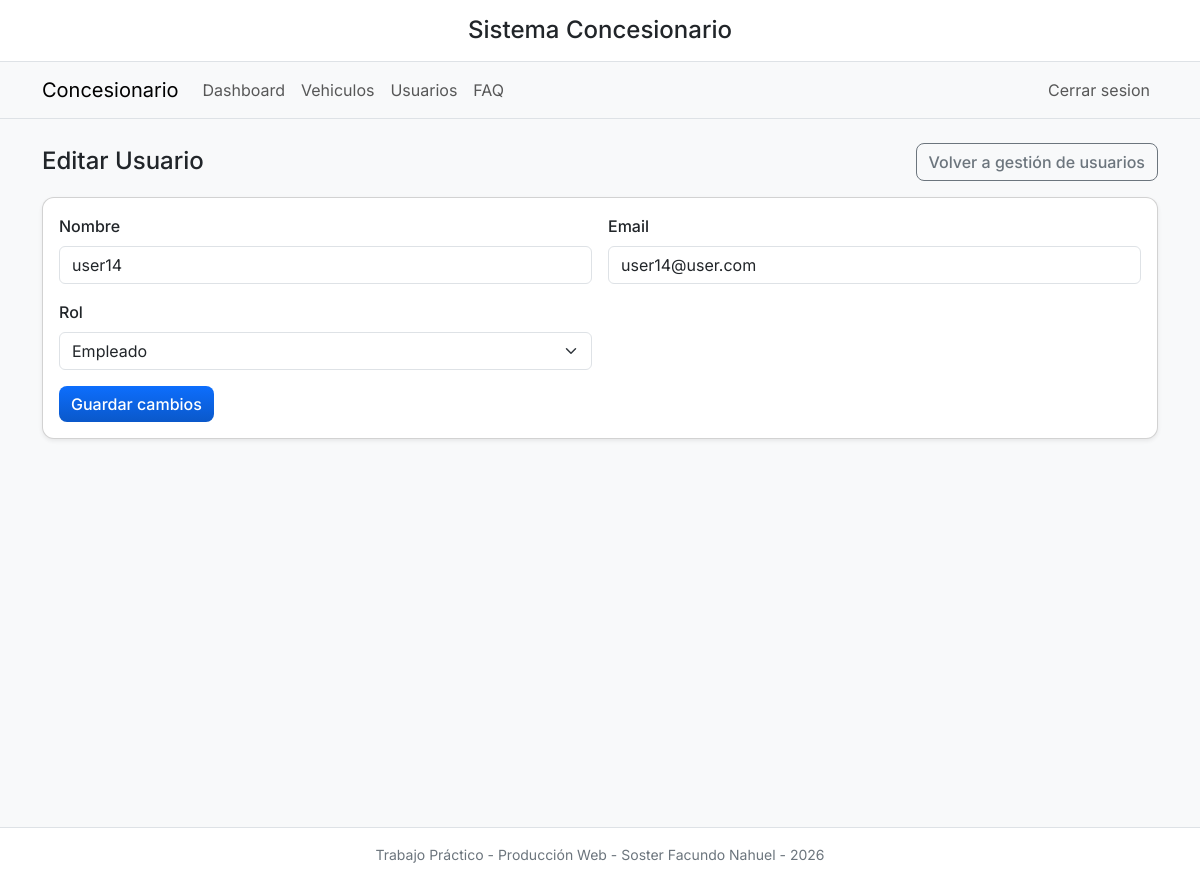
Page /index.php?controller=users&action=edit&id=18 (signed in) on the committed database.
### tables this page shows
CREATE TABLE `users` (
  `id` int(10) UNSIGNED NOT NULL,
  `name` varchar(100) NOT NULL,
  `email` varchar(150) NOT NULL,
  `password` varchar(255) NOT NULL,
  `role` enum('employee','admin') NOT NULL DEFAULT 'employee',
  `created_at` timestamp NOT NULL DEFAULT current_timestamp()
);

### core/Controller.php (called while the page is built, shortened)
<?php
class Controller {
    protected function render(string $view, array $data = []): void {
        $layoutFile = __DIR__ . '/../src/Views/layout/base.php';
        require $layoutFile;
    }
}

### src/Controllers/UserController.php (called while the page is built, shortened)
<?php
require_once __DIR__ . '/../../core/Controller.php';
require_once __DIR__ . '/../Repositories/user_repository.php';
class UserController extends Controller {
    private UserRepository $repo;
    public function __construct() {
        $this->repo = new UserRepository();
    }
    public function edit(): void {
        try {
            $id = (int)($_GET['id'] ?? 0);
            $user = $this->repo->findById($id);
            $this->render('users/edit', [
                'pageTitle' => 'Editar Usuario - Concesionario',
                'user' => $user,
                'error' => Flash::get('error') ?? '',
            ]);
        } catch (AuthException $e) {
            Logger::error('Intento de acceso no autorizado para editar usuario', ['user_id' => Auth::userId()]);
            http_response_code(403);
            echo 'Acceso denegado: ' . htmlspecialchars($e->getMessage());
        }
    }
}

### config/database.php (called while the page is built, shortened)
<?php
class Database {
    private static $instance = null;
    private $host = "localhost";
    private $db_name = "concesionario";
    private $username = "root";
    private $password = "";
    private function __construct() {
        try {
            $this->conn = new PDO(
                "mysql:host=" . $this->host . ";dbname=" . $this->db_name . ";charset=utf8",
                $this->username,
                $this->password,
                [
                    PDO::ATTR_ERRMODE => PDO::ERRMODE_EXCEPTION,
                    PDO::ATTR_DEFAULT_FETCH_MODE => PDO::FETCH_ASSOC
                ]
            );
        } catch(PDOException $e) {
            die("Error de conexión: " . $e->getMessage());
        }
    }
    public static function getConnection() {
        if (self::$instance === null) {
            self::$instance = new self();
        }
        return self::$instance->conn;
    }
}

### src/Repositories/user_repository.php (called while the page is built, shortened)
<?php
require_once __DIR__ . '/../../config/database.php';
class UserRepository {
    private PDO $db;
    public function __construct() {
        $this->db = Database::getConnection();
    }
    public function findById(int $id): ?array {
        try {
            $stmt = $this->db->prepare('SELECT id, name, email, role FROM users WHERE id = :id LIMIT 1');
            $stmt->execute([':id' => $id]);
            $row = $stmt->fetch(PDO::FETCH_ASSOC);
            return $row ?: null;
        } catch (PDOException $e) {
            Logger::error('Error SQL en findById(User)', [
                'method' => __METHOD__,
                'id' => $id,
                'exception' => $e->getMessage(),
            ]);
            throw new RepositoryException('No se pudo consultar el usuario por id.', 0, $e);
        }
    }
}

### src/Views/users/edit.php (the view, shortened to what this page needs)
<div class="d-flex flex-wrap justify-content-between align-items-center gap-2 mb-3">
    <h2 class="h4 mb-0">Editar Usuario</h2>
    <a class="btn btn-outline-secondary" href="index.php?controller=users&amp;action=index">Volver a gestión de usuarios</a>
</div>
    <?php $currentRole = (string)$user['role']; ?>
<div class="card shadow-sm">
    <div class="card-body">
<form method="post" action="user_process.php" class="row g-3">
    <div class="col-12 col-md-6">
    <label class="form-label" for="name">Nombre</label>
    <input class="form-control" type="text" id="name" name="name" required value="<?php echo htmlspecialchars($user['name']); ?>">
    </div>
    <div class="col-12 col-md-6">
    <label class="form-label" for="email">Email</label>
    <input class="form-control" type="email" id="email" name="email" required value="<?php echo htmlspecialchars($user['email']); ?>">
    </div>
    <div class="col-12 col-md-6">
    <label class="form-label" for="role">Rol</label>
    <select class="form-select" id="role" name="role" required>
        <option value="employee" <?php echo $currentRole === 'employee' ? 'selected' : ''; ?>>Empleado</option>
    </select>
    </div>
    <div class="col-12">
        <button class="btn btn-primary" type="submit">Guardar cambios</button>
    </div>
</form>
    </div>
</div>

### public/css/custom.css (style rules this page uses)
:root { --primary:#0d6efd; --accent:#0a58ca; --card-radius:0.75rem; --soft-shadow: 0 6px 18px rgba(17,24,39,0.06); --font-family: 'Inter', system-ui, -apple-system, 'Segoe UI', Roboto, 'Helvetica Neue', Arial, sans-serif; --fw-regular: 400; --fw-medium: 500; --fw-semibold: 600; --fw-bold: 700; }
body { font-family: var(--font-family); font-weight: var(--fw-regular); -webkit-font-smoothing:antialiased; -moz-osx-font-smoothing:grayscale; }
.card { border-radius:var(--card-radius); box-shadow:var(--soft-shadow); }
.btn { transition:all 150ms ease; border-radius:0.5rem }
.btn-primary { background:linear-gradient(180deg,var(--primary),var(--accent)); border:none }
h1,h2 { font-weight: var(--fw-semibold); }
.btn, .form-label, .badge { font-weight: var(--fw-medium); }

### src/Views/layout/header.php (style rules this page uses)
body { min-height: 100vh; background-color: #f8f9fa; }

### rows in the picture
users: name "user14", email "user14@user.com", role "Empleado"
